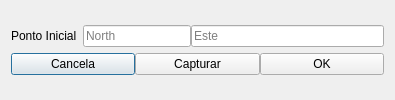
<?xml version="1.0" encoding="UTF-8"?>
<ui version="4.0">
 <class>GeraTracadoDialog</class>
 <widget class="QDialog" name="GeraTracadoDialog">
  <property name="geometry">
   <rect>
    <x>0</x>
    <y>0</y>
    <width>395</width>
    <height>100</height>
   </rect>
  </property>
  <property name="maximumSize">
   <size>
    <width>425</width>
    <height>287</height>
   </size>
  </property>
  <property name="windowTitle">
   <string>Gera Traçado</string>
  </property>
  <property name="sizeGripEnabled">
   <bool>false</bool>
  </property>
  <property name="modal">
   <bool>false</bool>
  </property>
  <layout class="QGridLayout" name="gridLayout">
   <item row="0" column="0">
    <layout class="QVBoxLayout" name="verticalLayout">
     <property name="spacing">
      <number>0</number>
     </property>
     <item>
      <layout class="QHBoxLayout" name="horizontalLayout">
       <property name="leftMargin">
        <number>0</number>
       </property>
       <property name="topMargin">
        <number>0</number>
       </property>
       <property name="rightMargin">
        <number>0</number>
       </property>
       <property name="bottomMargin">
        <number>6</number>
       </property>
       <item>
        <widget class="QLabel" name="lblName">
         <property name="text">
          <string>Ponto Inicial  </string>
         </property>
        </widget>
       </item>
       <item>
        <widget class="QLineEdit" name="txtNorth">
         <property name="sizePolicy">
          <sizepolicy hsizetype="Fixed" vsizetype="Fixed">
           <horstretch>0</horstretch>
           <verstretch>0</verstretch>
          </sizepolicy>
         </property>
         <property name="placeholderText">
          <string>North</string>
         </property>
        </widget>
       </item>
       <item>
        <widget class="QLineEdit" name="txtEste">
         <property name="placeholderText">
          <string>Este</string>
         </property>
        </widget>
       </item>
      </layout>
     </item>
     <item>
      <layout class="QHBoxLayout" name="horizontalLayout_2">
       <item>
        <widget class="QPushButton" name="btnCancela">
         <property name="text">
          <string>Cancela</string>
         </property>
        </widget>
       </item>
       <item>
        <widget class="QPushButton" name="btnCapture">
         <property name="text">
          <string>Capturar</string>
         </property>
        </widget>
       </item>
       <item>
        <widget class="QPushButton" name="btnOK">
         <property name="text">
          <string>OK</string>
         </property>
        </widget>
       </item>
      </layout>
     </item>
    </layout>
   </item>
  </layout>
 </widget>
 <resources/>
 <connections>
  <connection>
   <sender>btnCapture</sender>
   <signal>clicked()</signal>
   <receiver>GeraTracadoDialog</receiver>
   <slot>reject()</slot>
   <hints>
    <hint type="sourcelabel">
     <x>69</x>
     <y>113</y>
    </hint>
    <hint type="destinationlabel">
     <x>199</x>
     <y>71</y>
    </hint>
   </hints>
  </connection>
  <connection>
   <sender>btnOK</sender>
   <signal>clicked()</signal>
   <receiver>GeraTracadoDialog</receiver>
   <slot>accept()</slot>
   <hints>
    <hint type="sourcelabel">
     <x>329</x>
     <y>113</y>
    </hint>
    <hint type="destinationlabel">
     <x>199</x>
     <y>71</y>
    </hint>
   </hints>
  </connection>
  <connection>
   <sender>btnCancela</sender>
   <signal>clicked()</signal>
   <receiver>GeraTracadoDialog</receiver>
   <slot>reject()</slot>
   <hints>
    <hint type="sourcelabel">
     <x>69</x>
     <y>113</y>
    </hint>
    <hint type="destinationlabel">
     <x>199</x>
     <y>71</y>
    </hint>
   </hints>
  </connection>
 </connections>
</ui>
